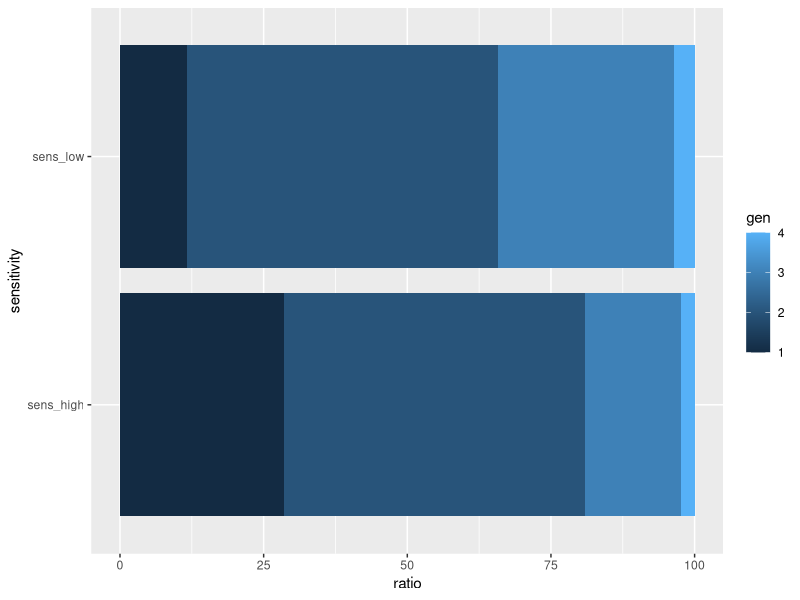
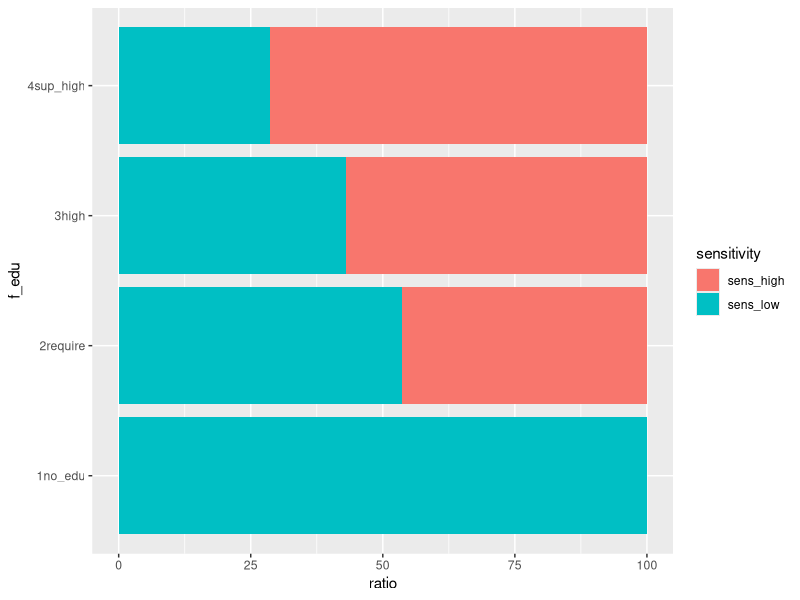
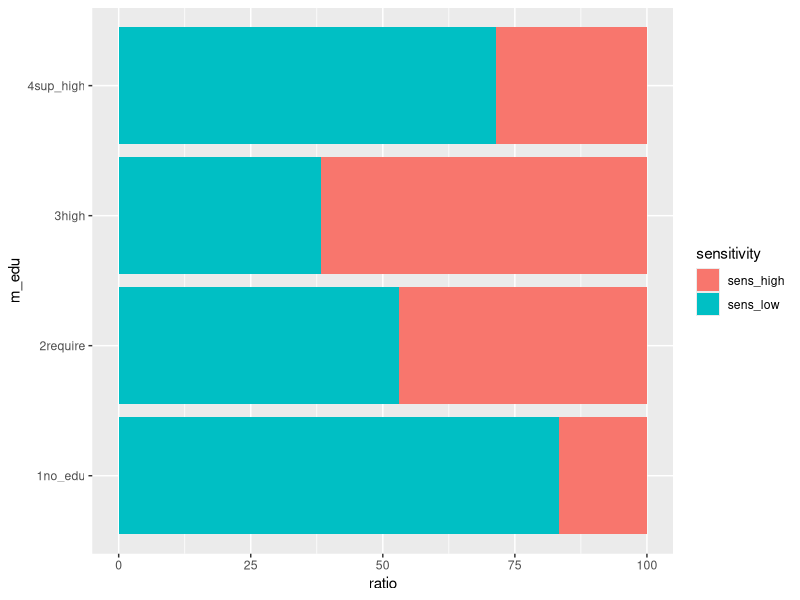
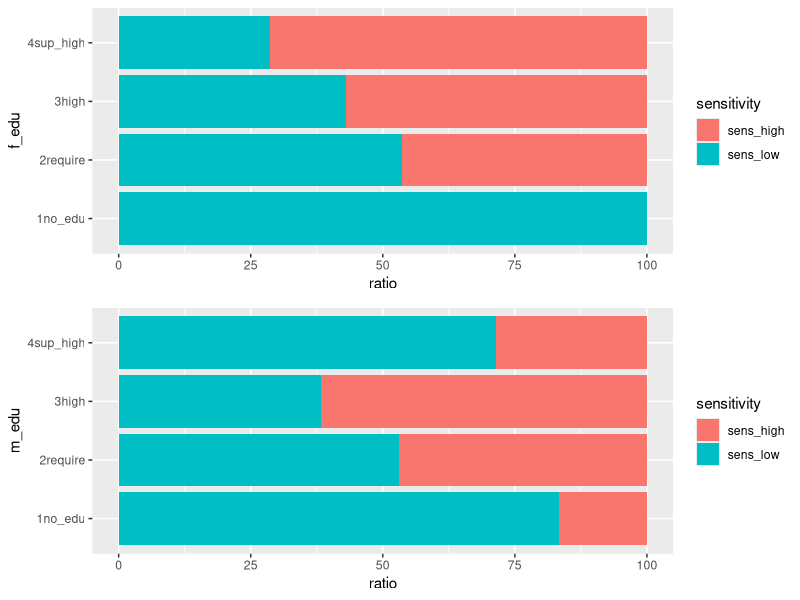
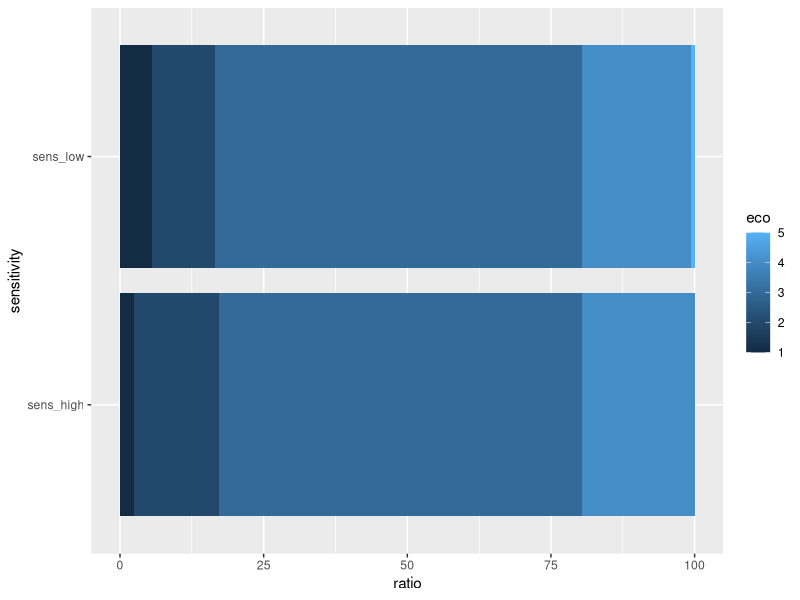
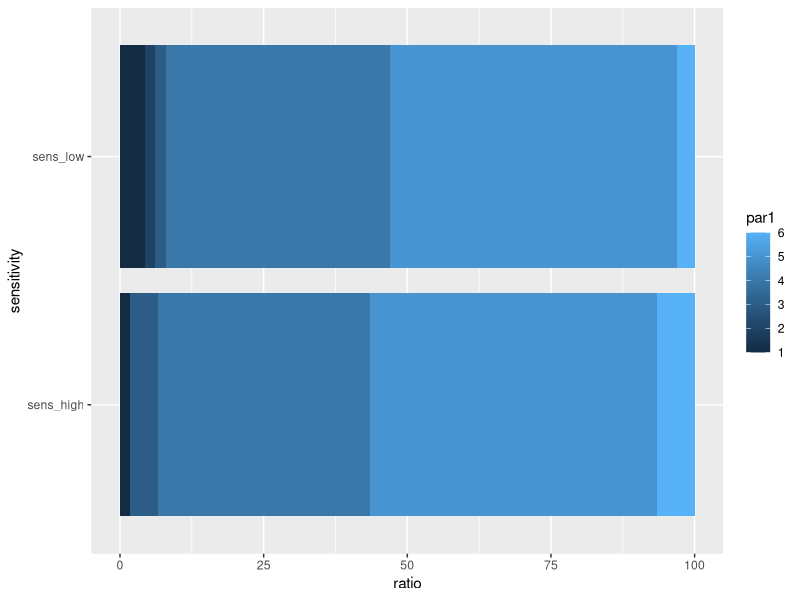
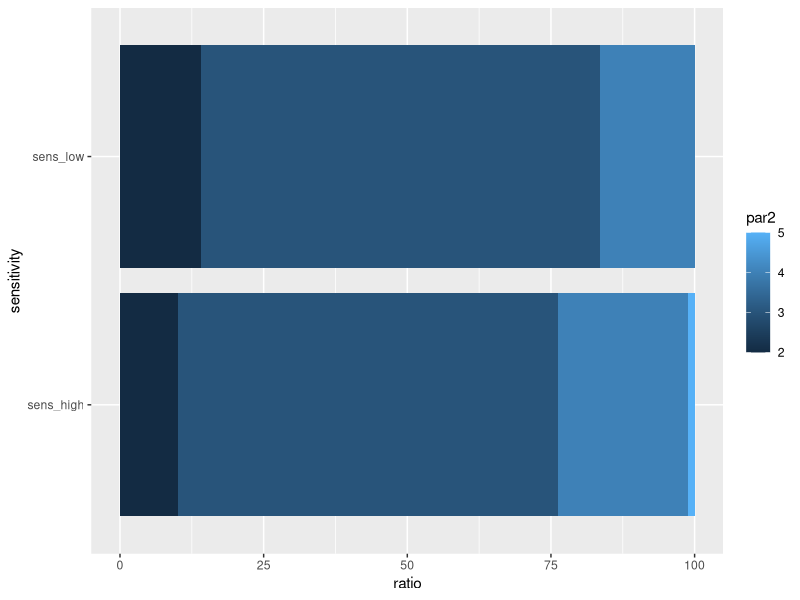
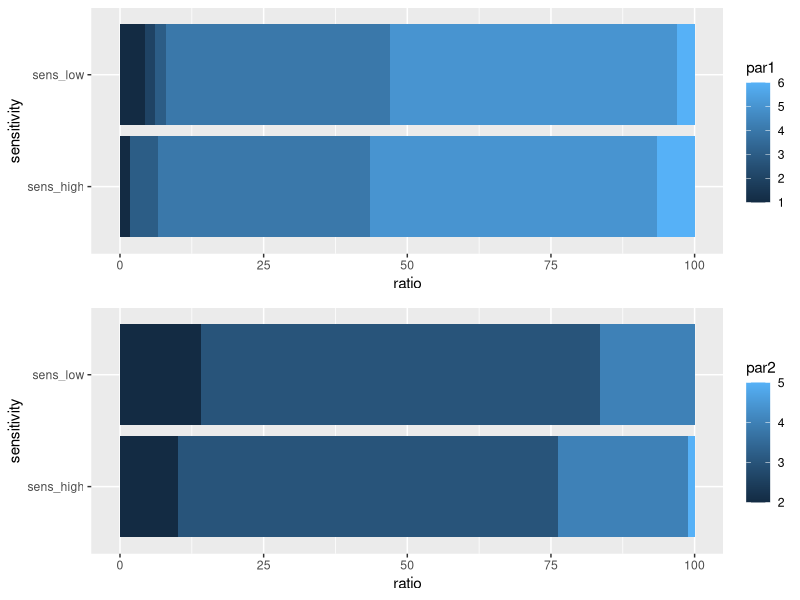

These figures' R source, in order:
## ---- chunk 1
library(dplyr)
library(readxl)
library(ggplot2)
library(gridExtra)
## ---- chunk 2
multiplot <- function(..., plotlist=NULL, file, cols=1, layout=NULL) {
  require(grid)
  plots <- c(list(...), plotlist)
  numPlots = length(plots)
  if (is.null(layout)) {
    layout <- matrix(seq(1, cols * ceiling(numPlots/cols)),
                     ncol = cols, nrow = ceiling(numPlots/cols))
  }
  if (numPlots==1) {
    print(plots[[1]])
  } else {
    grid.newpage()
    pushViewport(viewport(layout = grid.layout(nrow(layout), ncol(layout))))
    for (i in 1:numPlots) {
      matchidx <- as.data.frame(which(layout == i, arr.ind = TRUE))
      print(plots[[i]], vp = viewport(layout.pos.row = matchidx$row,
                                      layout.pos.col = matchidx$col))
    }
  }
}
## ---- chunk 3
raw_panel <- read_excel("klowf06np(180503).xlsx")
panel <- raw_panel #원본 데이터 변형을 방지하기 위해 복사본 생성
## ---- chunk 4
#분석에 사용할 변수 선택
data <- panel %>%
  select(NP629SH03, NP629SH04, NP629SH05, NP629SH06, NP629SH07, NP629SH08, NP627GC01, NP6011518, NP6011508, NP6011509, NP6011506, NP6011510, NP627GC05, NP627FV12)

#이해하기 쉬운 이름으로 수정
data <- rename(data,
               var3 = NP629SH03, 
               var4 = NP629SH04,
               var5 = NP629SH05,
               var6 = NP629SH06,
               var7 = NP629SH07,
               var8 = NP629SH08,
               gen = NP627GC01,
               eco = NP6011518,
               par1 = NP6011508,
               par2 = NP6011509,
               m_edu = NP6011506,
               f_edu = NP6011510,
               e_dec = NP627GC05,
               dec = NP627GC05,
               satis = NP627FV12)
## ---- chunk 5
#척도 분석을 위해 역코딩
data <- data %>%
  mutate(gen = 5-gen,
         eco = 6-eco,
         par1 = 7-par1,
         satis = 5-satis)

#민감도가 높은 사람과 낮은 사람으로 분류
data <- data %>%
  mutate(sens_std = 0,
         sens_std = ifelse(var3 == 4, sens_std + 1, sens_std),
         sens_std = ifelse(var4 == 4, sens_std + 1, sens_std),
         sens_std = ifelse(var5 == 4, sens_std + 1, sens_std),
         sens_std = ifelse(var6 == 4, sens_std + 1, sens_std),
         sens_std = ifelse(var7 == 4, sens_std + 1, sens_std),
         sens_std = ifelse(var8 == 4, sens_std + 1, sens_std),
         sens_std = ifelse(var3 == 3, sens_std + 0.5, sens_std),
         sens_std = ifelse(var4 == 3, sens_std + 0.5, sens_std),
         sens_std = ifelse(var5 == 3, sens_std + 0.5, sens_std),
         sens_std = ifelse(var6 == 3, sens_std + 0.5, sens_std),
         sens_std = ifelse(var7 == 3, sens_std + 0.5, sens_std),
         sens_std = ifelse(var8 == 3, sens_std + 0.5, sens_std),
         sensitivity_4 = ifelse(sens_std >=5, "sens_high", "sens_low"),
         sensitivity = sensitivity_4)

#학력을 4단계로 분류
data <- data %>%
  mutate(m_edu = ifelse(m_edu == 1, "1no_edu",
                        ifelse(m_edu <= 4, "2require",
                               ifelse(m_edu <= 6, "3high", "4sup_high")))) %>% 
  mutate(f_edu = ifelse(f_edu == 1, "1no_edu",
                        ifelse(f_edu <=4, "2require",
                               ifelse(f_edu <= 6, "3high", "4sup_high"))))
## ---- chunk 6
#민감도가 높은 사람과 그렇지 않은 사람의 분포 알아보기
table(data$sensitivity)

#민감도를 기준으로 성역할 인식의 분포 알아보기
gender_sens <- data %>%
  group_by(sensitivity, gen) %>%
  summarise(n = n()) %>%
  mutate(ratio = n/sum(n)*100)

gender_sens
## ---- chunk 7
#x축을 민감도, y축을 비율(성역할 인식과 관련된 비율 포함)로 하는 그래프 생성
graph1 <- ggplot(data = gender_sens, aes(x = sensitivity, y = ratio, fill = gen)) +
  geom_col() +
  coord_flip()

graph1
## ---- chunk 8
#결측치 확인
table(!is.na(data$f_edu))
table(!is.na(data$m_edu))
## ---- chunk 9
#아버지 학력을 기준으로 민감도 분포 알아보기
gender_sens_f_edu <- data %>%
  filter(!is.na(f_edu)) %>%
  group_by(f_edu, sensitivity) %>%
  summarise(n = n()) %>% 
  mutate(ratio = (n/sum(n)*100))

gender_sens_f_edu
## ---- chunk 10
#x축을 아버지 학력, y축을 비율(성폭력 민감도 비율 포함)로 하는 그래프 생성
graph2_1 <- ggplot(data = gender_sens_f_edu, aes(x = f_edu, y = ratio, fill = sensitivity)) +
  geom_col() +
  coord_flip()

graph2_1
## ---- chunk 11
#어머니 학력을 기준으로 민감도 분포 알아보기
gender_sens_m_edu <- data %>%
  filter(!is.na(m_edu)) %>%
  group_by(m_edu,sensitivity) %>%
  summarise(n = n()) %>% 
  mutate(ratio = (n/sum(n)*100))

gender_sens_m_edu
## ---- chunk 12
#x축을 어머니 학력, y축을 비율(성폭력 민감도 비율 포함)로 하는 그래프 생성
graph2_2 <- ggplot(data = gender_sens_m_edu, aes(x = m_edu, y = ratio, fill = sensitivity)) +
  geom_col() +
  coord_flip()

graph2_2
## ---- chunk 13
#multiplot을 통해 아버지 통계 그래프, 어머니 통계 그래프 비교
multiplot(graph2_1, graph2_2, cols = 1)
## ---- chunk 14
#성폭력 민감도를 기준으로 경제적 형편 분포 알아보기
gender_sens_eco <- data %>%
  group_by(sensitivity, eco) %>%
  summarise(n = n()) %>% 
  mutate(ratio = (n/sum(n))*100)

gender_sens_eco
## ---- chunk 15
#x축을 성폭력 민감도, y축을 비율(경제적 형편 포함)로 하는 그래프 생성
graph3 <- ggplot(data = gender_sens_eco, aes(x = sensitivity, y = ratio, fill = eco)) + 
  geom_col() + 
  coord_flip()

graph3
## ---- chunk 16
#성폭력 민감도를 기준으로 '부모님과의 관계' 변수 분포 알아보기
gender_sens_p_rel <- data %>%
  group_by(sensitivity, par1) %>%
  summarise(n = n()) %>% 
  mutate(ratio = (n/sum(n))*100)

gender_sens_p_rel
## ---- chunk 17
#x축을 성폭력 민감도, y축을 비율(부모님과의 관계 포함)로 하는 그래프 생성
graph4_1 <- ggplot(data = gender_sens_p_rel, aes(x = sensitivity, y = ratio, fill = par1)) + 
  geom_col() + 
  coord_flip()

graph4_1
## ---- chunk 18
#성폭력 민감도를 기준으로 부모님의 양육태도 알아보기
gender_sens_p_att <- data %>%
  group_by(sensitivity, par2) %>%
  summarise(n = n()) %>% 
  mutate(ratio = (n/sum(n))*100)

gender_sens_p_att
## ---- chunk 19
#x축을 성폭력 민감도, y축을 비율(부모님의 양육태도 포함)로 하는 그래프 생성
graph4_2 <- ggplot(data = gender_sens_p_att, aes(x = sensitivity, y = ratio, fill = par2)) + 
  geom_col() + 
  coord_flip()

graph4_2
## ---- chunk 20
#부모님과의 관계 관련 그래프와 양육태도 관련 그래프 비교
multiplot(graph4_1, graph4_2, cols = 1)
## ---- chunk 21
#부모님의 양육태도를 기준으로, 성폭력 민감도의 분포 알아보기
gender_sens_p_att <- data %>%
  group_by(par2, sensitivity) %>%
  summarise(n = n()) %>% 
  mutate(ratio = (n/sum(n))*100)

gender_sens_p_att
## ---- chunk 22
#x축을 부모님의 양육태도, y축을 비율(성폭력 민감도 포함)로 하는 그래프 생성
graph4_2 <- ggplot(data = gender_sens_p_att, aes(x = par2, y = ratio, fill = sensitivity)) + 
  geom_col() + 
  coord_flip()

graph4_2
## ---- chunk 23
#성생활 만족도를 기준으로, 성폭력 민감도 분포 알아보기
sens_sat <- data %>%
  group_by(satis, sensitivity) %>%
  summarise(n=n()) %>%
  mutate(ratio = (n/sum(n))*100)

sens_sat
## ---- chunk 24
#x축을 성생활 만족도, y축을 비율(성폭력 민감도 포함)로 하는 그래프 생성
graph6 <- ggplot(data = sens_sat, aes(x = satis, y = ratio, fill = sensitivity)) + 
  geom_col() +
  coord_flip()

graph6
## ---- chunk 25
#성폭력 민감도를 기준으로 경제적 결정권 인식 분포 알아보기
sens_dec <- data %>%
  group_by(sensitivity, dec) %>%
  summarise(n = n()) %>%
  mutate(ratio = n/sum(n)*100)

sens_dec
## ---- chunk 26
#x축을 성폭력 민감도, y축을 비율(경제적 결정권 인식 포함)로 하는 그래프 생성
graph5 <- ggplot(data = sens_dec, aes(x = sensitivity, y = ratio, fill = dec)) +
  geom_col() +
  coord_flip()

graph5
## ---- chunk 27
#성폭력 민감도 변수 전처리 과정(4번에 응답한 경우만을 사용했을 때)
data <- data %>%
  mutate(sens_std = 0,
         sens_std = ifelse(var3 == 4, sens_std + 1, sens_std),
         sens_std = ifelse(var4 == 4, sens_std + 1, sens_std),
         sens_std = ifelse(var5 == 4, sens_std + 1, sens_std),
         sens_std = ifelse(var6 == 4, sens_std + 1, sens_std),
         sens_std = ifelse(var7 == 4, sens_std + 1, sens_std),
         sens_std = ifelse(var4 == 4, sens_std + 1, sens_std),
         sensitivity_1 = ifelse(sens_std >=2, "sens_high", "sens_low"),
         sensitivity_2 = ifelse(sens_std >=3, "sens_high", "sens_low"),
         sensitivity_3 = ifelse(sens_std >=4, "sens_high", "sens_low"),
         sensitivity_4 = ifelse(sens_std >=5, "sens_high", "sens_low"),
         sensitivity = sensitivity_4)
table(data$sensitivity_1)
table(data$sensitivity_2)
table(data$sensitivity_3)
table(data$sensitivity_4)
## ---- chunk 28
#성폭력 민감도 변수 전처리 과정(점수 기준을 2, 3, 4, 5로 했을 때의 결과)
data <- data %>%
  mutate(sens_std = 0,
         sens_std = ifelse(var3 == 4, sens_std + 1, sens_std),
         sens_std = ifelse(var4 == 4, sens_std + 1, sens_std),
         sens_std = ifelse(var5 == 4, sens_std + 1, sens_std),
         sens_std = ifelse(var6 == 4, sens_std + 1, sens_std),
         sens_std = ifelse(var7 == 4, sens_std + 1, sens_std),
         sens_std = ifelse(var8 == 4, sens_std + 1, sens_std),
         sens_std = ifelse(var3 == 3, sens_std + 0.5, sens_std),
         sens_std = ifelse(var4 == 3, sens_std + 0.5, sens_std),
         sens_std = ifelse(var5 == 3, sens_std + 0.5, sens_std),
         sens_std = ifelse(var6 == 3, sens_std + 0.5, sens_std),
         sens_std = ifelse(var7 == 3, sens_std + 0.5, sens_std),
         sens_std = ifelse(var8 == 3, sens_std + 0.5, sens_std),
         sensitivity_1 = ifelse(sens_std >=2, "sens_high", "sens_low"),
         sensitivity_2 = ifelse(sens_std >=3, "sens_high", "sens_low"),
         sensitivity_3 = ifelse(sens_std >=4, "sens_high", "sens_low"),
         sensitivity_4 = ifelse(sens_std >=5, "sens_high", "sens_low"))
table(data$sensitivity_1)
table(data$sensitivity_2)
table(data$sensitivity_3)
table(data$sensitivity_4)
